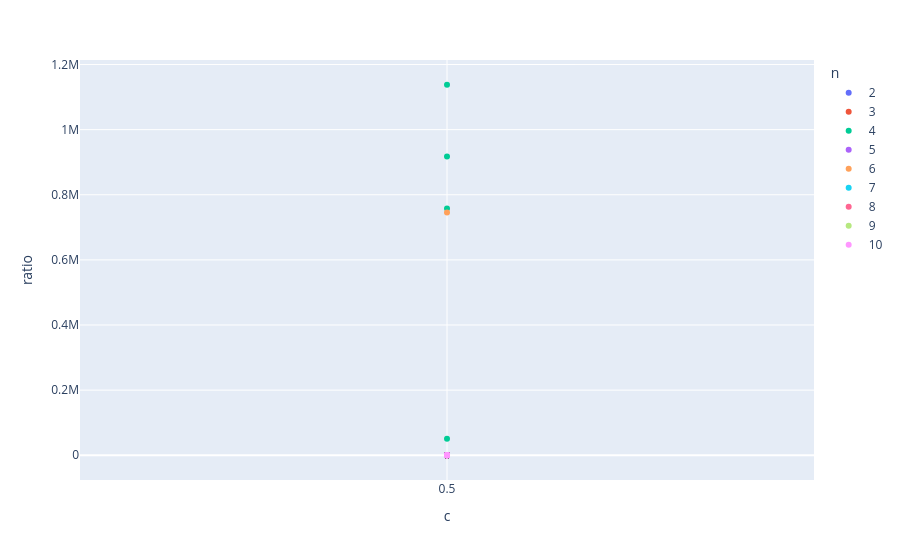

The code cell stored with this chart in its notebook:
### Code cell
px.scatter(df_im, x="c", y="ratio", color="n", hover_data=["run"])

### Figure 1 — Plotly figure (JSON) as saved in the notebook; plotly's stock layout.template omitted (floating-point values rounded to 4 significant figures)
{"data": [{"customdata": [[0], [1], [2], [3], [4], [5], [6], [7], [8], [9], [10], [11], [12], [13], [14], [15], [16], [17], [18], [19], [20], [21], [22], [23], [24], [25], [26], [27], [28], [29], [30], [31], [32], [33], [34], [35], [36], [37], [38], [39], [40], [41], [42], [43], [44], [45], [46], [47], [48], [49], [50], [51], [52], [53], [54], [55], [56], [57], [58], [59], [60], [61], [62], [63], [64], [65], [66], [67], [68], [69], [70], [71], [72], [73], [74], [75], [76], [77], [78], [79], [80], [81], [82], [83], [84], [85], [86], [87], [88], [89], [90], [91], [92], [93], [94], [95], [96], [97], [98], [99]], "hovertemplate": "n=2<br>c=%{x}<br>ratio=%{y}<br>run=%{customdata[0]}<extra></extra>", "legendgroup": "2", "marker": {"color": "#636efa", "symbol": "circle"}, "mode": "markers", "name": "2", "orientation": "v", "showlegend": true, "type": "scatter", "x": ["0.5", "0.5", "0.5", "0.5", "0.5", "0.5", "0.5", "0.5", "0.5", "0.5", "0.5", "0.5", "0.5", "0.5", "0.5", "0.5", "0.5", "0.5", "0.5", "0.5", "0.5", "0.5", "0.5", "0.5", "0.5", "0.5", "0.5", "0.5", "0.5", "0.5", "0.5", "0.5", "0.5", "0.5", "0.5", "0.5", "0.5", "0.5", "0.5", "0.5", "0.5", "0.5", "0.5", "0.5", "0.5", "0.5", "0.5", "0.5", "0.5", "0.5", "0.5", "0.5", "0.5", "0.5", "0.5", "0.5", "0.5", "0.5", "0.5", "0.5", "0.5", "0.5", "0.5", "0.5", "0.5", "0.5", "0.5", "0.5", "0.5", "0.5", "0.5", "0.5", "0.5", "0.5", "0.5", "0.5", "0.5", "0.5", "0.5", "0.5", "0.5", "0.5", "0.5", "0.5", "0.5", "0.5", "0.5", "0.5", "0.5", "0.5", "0.5", "0.5", "0.5", "0.5", "0.5", "0.5", "0.5", "0.5", "0.5", "0.5"], "xaxis": "x", "y": [1.0, 1.0, 1.0, 1.0, 1.0, 1.0, 1.0, 1.0, 1.0, 1.0, 1.0, 1.0, 1.0, 1.0, 1.0, 1.0, 1.0, 1.0, 1.0, 1.0, 1.0, 1.0, 1.0, 1.0, 1.0, 1.0, 1.0, 1.0, 1.0, 1.0, 1.0, 1.0, 1.0, 1.0, 1.0, 1.0, 1.0, 1.0, 1.0, 1.0, 1.0, 1.0, 1.0, 1.0, 1.0, 1.0, 1.0, 1.0, 1.0, 1.0, 1.0, 1.0, 1.0, 1.0, 1.0, 1.0, 1.0, 1.0, 1.0, 1.0, 1.0, 1.0, 1.0, 1.0, 1.0, 1.0, 1.0, 1.0, 1.0, 1.0, 1.0, 1.0, 1.0, 1.0, 1.0, 1.0, 1.0, 1.0, 1.0, 1.0, 1.0, 1.0, 1.0, 1.0, 1.0, 1.0, 1.0, 1.0, 1.0, 1.0, 1.0, 1.0, 1.0, 1.0, 1.0, 1.0, 1.0, 1.0, 1.0, 1.0], "yaxis": "y"}, {"customdata": [[0], [1], [2], [3], [4], [5], [6], [7], [8], [9], [10], [11], [12], [13], [14], [15], [16], [17], [18], [19], [20], [21], [22], [23], [24], [25], [26], [27], [28], [29], [30], [31], [32], [33], [34], [35], [36], [37], [38], [39], [40], [41], [42], [43], [44], [45], [46], [47], [48], [49], [50], [51], [52], [53], [54], [55], [56], [57], [58], [59], [60], [61], [62], [63], [64], [65], [66], [67], [68], [69], [70], [71], [72], [73], [74], [75], [76], [77], [78], [79], [80], [81], [82], [83], [84], [85], [86], [87], [88], [89], [90], [91], [92], [93], [94], [95], [96], [97], [98], [99]], "hovertemplate": "n=3<br>c=%{x}<br>ratio=%{y}<br>run=%{customdata[0]}<extra></extra>", "legendgroup": "3", "marker": {"color": "#EF553B", "symbol": "circle"}, "mode": "markers", "name": "3", "orientation": "v", "showlegend": true, "type": "scatter", "x": ["0.5", "0.5", "0.5", "0.5", "0.5", "0.5", "0.5", "0.5", "0.5", "0.5", "0.5", "0.5", "0.5", "0.5", "0.5", "0.5", "0.5", "0.5", "0.5", "0.5", "0.5", "0.5", "0.5", "0.5", "0.5", "0.5", "0.5", "0.5", "0.5", "0.5", "0.5", "0.5", "0.5", "0.5", "0.5", "0.5", "0.5", "0.5", "0.5", "0.5", "0.5", "0.5", "0.5", "0.5", "0.5", "0.5", "0.5", "0.5", "0.5", "0.5", "0.5", "0.5", "0.5", "0.5", "0.5", "0.5", "0.5", "0.5", "0.5", "0.5", "0.5", "0.5", "0.5", "0.5", "0.5", "0.5", "0.5", "0.5", "0.5", "0.5", "0.5", "0.5", "0.5", "0.5", "0.5", "0.5", "0.5", "0.5", "0.5", "0.5", "0.5", "0.5", "0.5", "0.5", "0.5", "0.5", "0.5", "0.5", "0.5", "0.5", "0.5", "0.5", "0.5", "0.5", "0.5", "0.5", "0.5", "0.5", "0.5", "0.5"], "xaxis": "x", "y": [1.339, 1.0, 1.0, 1.0, 1.0, 1.0, 1.0, 1.0, 1.0, 1.0, 1.0, 1.0, 1.0, 1.0, 1.0, 1.0, 1.0, 1.0, 1.0, 1.0, 1.0, 1.0, 1.0, 1.0, 1.0, 1.0, 3.287, 1.0, 1.0, 1.0, 1.0, 1.0, 1.0, 1.0, 1.0, 1.0, 1.0, 1.0, 1.0, 1.0, 1.0, 1.0, 1.0, 1.0, 1.0, 1.0, 1.0, 1.0, 1.0, 1.0, 1.0, 1.0, 1.0, 1.0, 1.0, 1.0, 1.0, 1.0, 1.0, 1.0, 1.0, 1.0, 1.0, 1.0, 1.0, 1.0, 1.0, 2.182, 1.0, 1.0, 1.0, 1.0, 18.65, 1.0, 1.0, 1.0, 1.0, 1.0, 1.0, 1.0, 1.0, 1.0, 1.0, 2.743, 1.0, 1.0, 1.0, 1.0, 1.0, 1.0, 1.0, 1.0, 1.0, 1.0, 1.0, 1.0, 1.0, 1.0, 1.0, 1.0], "yaxis": "y"}, {"customdata": [[0], [1], [2], [3], [4], [5], [6], [7], [8], [9], [10], [11], [12], [13], [14], [15], [16], [17], [18], [19], [20], [21], [22], [23], [24], [25], [26], [27], [28], [29], [30], [31], [32], [33], [34], [35], [36], [37], [38], [39], [40], [41], [42], [43], [44], [45], [46], [47], [48], [49], [50], [51], [52], [53], [54], [55], [56], [57], [58], [59], [60], [61], [62], [63], [64], [65], [66], [67], [68], [69], [70], [71], [72], [73], [74], [75], [76], [77], [78], [79], [80], [81], [82], [83], [84], [85], [86], [87], [88], [89], [90], [91], [92], [93], [94], [95], [96], [97], [98], [99]], "hovertemplate": "n=4<br>c=%{x}<br>ratio=%{y}<br>run=%{customdata[0]}<extra></extra>", "legendgroup": "4", "marker": {"color": "#00cc96", "symbol": "circle"}, "mode": "markers", "name": "4", "orientation": "v", "showlegend": true, "type": "scatter", "x": ["0.5", "0.5", "0.5", "0.5", "0.5", "0.5", "0.5", "0.5", "0.5", "0.5", "0.5", "0.5", "0.5", "0.5", "0.5", "0.5", "0.5", "0.5", "0.5", "0.5", "0.5", "0.5", "0.5", "0.5", "0.5", "0.5", "0.5", "0.5", "0.5", "0.5", "0.5", "0.5", "0.5", "0.5", "0.5", "0.5", "0.5", "0.5", "0.5", "0.5", "0.5", "0.5", "0.5", "0.5", "0.5", "0.5", "0.5", "0.5", "0.5", "0.5", "0.5", "0.5", "0.5", "0.5", "0.5", "0.5", "0.5", "0.5", "0.5", "0.5", "0.5", "0.5", "0.5", "0.5", "0.5", "0.5", "0.5", "0.5", "0.5", "0.5", "0.5", "0.5", "0.5", "0.5", "0.5", "0.5", "0.5", "0.5", "0.5", "0.5", "0.5", "0.5", "0.5", "0.5", "0.5", "0.5", "0.5", "0.5", "0.5", "0.5", "0.5", "0.5", "0.5", "0.5", "0.5", "0.5", "0.5", "0.5", "0.5", "0.5"], "xaxis": "x", "y": [1.0, 1.0, 1.0, 1.0, 2.7, 1.0, 1.0, 1.0, 1.0, 1.0, 1.0, 1.0, 1.0, 1.0, 1.0, 1.374, 1.332, 917700.0, 50390.0, 1.702, 1.0, 1.0, 1.0, 1.0, 757700.0, 1.0, 1.0, 1.0, 1.288, 1.0, 1.0, 1.066, 1.0, 1.0, 1.0, 1.0, 1.0, 1.0, 1.0, 1.0, 1.0, 2.107, 1.0, 1.564, 1.0, 1.0, 26.98, 1.0, 1.0, 1.0, 1.0, 1.0, 1.0, 1.254, 1.0, 1.0, 1.0, 1.0, 1.0, 1.0, 1.034, 1.0, 1.0, 2.651, 2.289, 1.0, 1.0, 1.0, 1.0, 1.0, 1.054, 1.0, 1.0, 1.0, 1.0, 1.0, 1.0, 1.0, 1.077, 1.0, 1.28, 1.0, 1.0, 1.0, 1.0, 1138000.0, 1.0, 1.0, 1.0, 1.0, 1.0, 1.0, 1.095, 1.0, 1.0, 1.0, 1.0, 1.0, 1.178, 1.136], "yaxis": "y"}, {"customdata": [[0], [1], [2], [3], [4], [5], [6], [7], [8], [9], [10], [11], [12], [13], [14], [15], [16], [17], [18], [19], [20], [21], [22], [23], [24], [25], [26], [27], [28], [29], [30], [31], [32], [33], [34], [35], [36], [37], [38], [39], [40], [41], [42], [43], [44], [45], [46], [47], [48], [49], [50], [51], [52], [53], [54], [55], [56], [57], [58], [59], [60], [61], [62], [63], [64], [65], [66], [67], [68], [69], [70], [71], [72], [73], [74], [75], [76], [77], [78], [79], [80], [81], [82], [83], [84], [85], [86], [87], [88], [89], [90], [91], [92], [93], [94], [95], [96], [97], [98], [99]], "hovertemplate": "n=5<br>c=%{x}<br>ratio=%{y}<br>run=%{customdata[0]}<extra></extra>", "legendgroup": "5", "marker": {"color": "#ab63fa", "symbol": "circle"}, "mode": "markers", "name": "5", "orientation": "v", "showlegend": true, "type": "scatter", "x": ["0.5", "0.5", "0.5", "0.5", "0.5", "0.5", "0.5", "0.5", "0.5", "0.5", "0.5", "0.5", "0.5", "0.5", "0.5", "0.5", "0.5", "0.5", "0.5", "0.5", "0.5", "0.5", "0.5", "0.5", "0.5", "0.5", "0.5", "0.5", "0.5", "0.5", "0.5", "0.5", "0.5", "0.5", "0.5", "0.5", "0.5", "0.5", "0.5", "0.5", "0.5", "0.5", "0.5", "0.5", "0.5", "0.5", "0.5", "0.5", "0.5", "0.5", "0.5", "0.5", "0.5", "0.5", "0.5", "0.5", "0.5", "0.5", "0.5", "0.5", "0.5", "0.5", "0.5", "0.5", "0.5", "0.5", "0.5", "0.5", "0.5", "0.5", "0.5", "0.5", "0.5", "0.5", "0.5", "0.5", "0.5", "0.5", "0.5", "0.5", "0.5", "0.5", "0.5", "0.5", "0.5", "0.5", "0.5", "0.5", "0.5", "0.5", "0.5", "0.5", "0.5", "0.5", "0.5", "0.5", "0.5", "0.5", "0.5", "0.5"], "xaxis": "x", "y": [1.0, 1.0, 1.21, 1.0, 1.0, 1.0, 2.293, 1.0, 1.0, 1.0, 1.0, 1.602, 2.83, 1.0, 2.396, 1.13, 1.0, 1.0, 1.0, 1.0, 1.0, 1.0, 1.0, 1.0, 3.078, 1.132, 1.0, 1.0, 1.0, 1.0, 1.0, 1.0, 1.0, 1.0, 1.0, 1.0, 1.0, 1.0, 1.0, 1.112, 1.072, 2.114, 1.0, 1.1, 1.0, 1.509, 1.0, 1.0, 1.0, 1.0, 1.0, 1.0, 1.117, 1.0, 1.0, 1.0, 1.0, 1.422, 1.0, 1.0, 1.753, 1.0, 3.105, 1.0, 1.277, 1.0, 1.0, 1.0, 1.0, 1.0, 1.585, 1.245, 1.0, 1.945, 1.0, 1.137, 1.0, 1.0, 1.0, 1.0, 1.0, 1.0, 1.0, 1.377, 1.0, 1.0, 1.0, 1.137, 1.0, 9.384, 1.0, 1.0, 1.0, 1.0, 1.0, 1.0, 1.0, 2.075, 1.0, 1.0], "yaxis": "y"}, {"customdata": [[0], [1], [2], [3], [4], [5], [6], [7], [8], [9], [10], [11], [12], [13], [14], [15], [16], [17], [18], [19], [20], [21], [22], [23], [24], [25], [26], [27], [28], [29], [30], [31], [32], [33], [34], [35], [36], [37], [38], [39], [40], [41], [42], [43], [44], [45], [46], [47], [48], [49], [50], [51], [52], [53], [54], [55], [56], [57], [58], [59], [60], [61], [62], [63], [64], [65], [66], [67], [68], [69], [70], [71], [72], [73], [74], [75], [76], [77], [78], [79], [80], [81], [82], [83], [84], [85], [86], [87], [88], [89], [90], [91], [92], [93], [94], [95], [96], [97], [98], [99]], "hovertemplate": "n=6<br>c=%{x}<br>ratio=%{y}<br>run=%{customdata[0]}<extra></extra>", "legendgroup": "6", "marker": {"color": "#FFA15A", "symbol": "circle"}, "mode": "markers", "name": "6", "orientation": "v", "showlegend": true, "type": "scatter", "x": ["0.5", "0.5", "0.5", "0.5", "0.5", "0.5", "0.5", "0.5", "0.5", "0.5", "0.5", "0.5", "0.5", "0.5", "0.5", "0.5", "0.5", "0.5", "0.5", "0.5", "0.5", "0.5", "0.5", "0.5", "0.5", "0.5", "0.5", "0.5", "0.5", "0.5", "0.5", "0.5", "0.5", "0.5", "0.5", "0.5", "0.5", "0.5", "0.5", "0.5", "0.5", "0.5", "0.5", "0.5", "0.5", "0.5", "0.5", "0.5", "0.5", "0.5", "0.5", "0.5", "0.5", "0.5", "0.5", "0.5", "0.5", "0.5", "0.5", "0.5", "0.5", "0.5", "0.5", "0.5", "0.5", "0.5", "0.5", "0.5", "0.5", "0.5", "0.5", "0.5", "0.5", "0.5", "0.5", "0.5", "0.5", "0.5", "0.5", "0.5", "0.5", "0.5", "0.5", "0.5", "0.5", "0.5", "0.5", "0.5", "0.5", "0.5", "0.5", "0.5", "0.5", "0.5", "0.5", "0.5", "0.5", "0.5", "0.5", "0.5"], "xaxis": "x", "y": [1.0, 1.195, 1.549, 1.05, 1.092, 1.0, 2.175, 1.0, 1.0, 1.0, 1.0, 1.294, 1.208, 1.284, 1.0, 1.0, 1.0, 1.0, 1.0, 1.302, 1.0, 1.0, 1.0, 1.0, 1.0, 1.264, 1.423, 1.513, 1.0, 1.0, 1.0, 745700.0, 1.0, 1.264, 1.0, 1.037, 1.0, 1.0, 6.67, 1.0, 1.0, 1.0, 1.0, 1.0, 1.659, 1.25, 1.2, 1.0, 1.0, 1.0, 1.0, 1.0, 1.345, 2.334, 1.0, 1.073, 1.0, 1.125, 4.091, 1.0, 1.151, 1.0, 1.0, 1.0, 1.064, 1.0, 1.021, 1.247, 1.58, 1.002, 1.0, 2.178, 1.0, 1.0, 1.0, 1.0, 1.0, 1.0, 1.283, 1.0, 1.0, 1.036, 1.0, 1.0, 1.765, 1.0, 1.0, 1.164, 1.0, 1.0, 1.0, 1.0, 1.0, 1.0, 1.0, 1.0, 1.0, 1.0, 5.328, 1.0], "yaxis": "y"}, {"customdata": [[0], [1], [2], [3], [4], [5], [6], [7], [8], [9], [10], [11], [12], [13], [14], [15], [16], [17], [18], [19], [20], [21], [22], [23], [24], [25], [26], [27], [28], [29], [30], [31], [32], [33], [34], [35], [36], [37], [38], [39], [40], [41], [42], [43], [44], [45], [46], [47], [48], [49], [50], [51], [52], [53], [54], [55], [56], [57], [58], [59], [60], [61], [62], [63], [64], [65], [66], [67], [68], [69], [70], [71], [72], [73], [74], [75], [76], [77], [78], [79], [80], [81], [82], [83], [84], [85], [86], [87], [88], [89], [90], [91], [92], [93], [94], [95], [96], [97], [98], [99]], "hovertemplate": "n=7<br>c=%{x}<br>ratio=%{y}<br>run=%{customdata[0]}<extra></extra>", "legendgroup": "7", "marker": {"color": "#19d3f3", "symbol": "circle"}, "mode": "markers", "name": "7", "orientation": "v", "showlegend": true, "type": "scatter", "x": ["0.5", "0.5", "0.5", "0.5", "0.5", "0.5", "0.5", "0.5", "0.5", "0.5", "0.5", "0.5", "0.5", "0.5", "0.5", "0.5", "0.5", "0.5", "0.5", "0.5", "0.5", "0.5", "0.5", "0.5", "0.5", "0.5", "0.5", "0.5", "0.5", "0.5", "0.5", "0.5", "0.5", "0.5", "0.5", "0.5", "0.5", "0.5", "0.5", "0.5", "0.5", "0.5", "0.5", "0.5", "0.5", "0.5", "0.5", "0.5", "0.5", "0.5", "0.5", "0.5", "0.5", "0.5", "0.5", "0.5", "0.5", "0.5", "0.5", "0.5", "0.5", "0.5", "0.5", "0.5", "0.5", "0.5", "0.5", "0.5", "0.5", "0.5", "0.5", "0.5", "0.5", "0.5", "0.5", "0.5", "0.5", "0.5", "0.5", "0.5", "0.5", "0.5", "0.5", "0.5", "0.5", "0.5", "0.5", "0.5", "0.5", "0.5", "0.5", "0.5", "0.5", "0.5", "0.5", "0.5", "0.5", "0.5", "0.5", "0.5"], "xaxis": "x", "y": [1.0, 1.001, 1.0, 1.107, 1.0, 1.259, 1.0, 1.638, 3.201, 1.232, 1.176, 1.149, 1.202, 1.0, 1.0, 1.05, 1.0, 1.0, 1.0, 1.0, 1.081, 1.0, 1.164, 1.0, 1.0, 1.0, 1.0, 1.0, 1.0, 1.053, 1.0, 1.0, 1.217, 1.0, 1.0, 1.0, 1.353, 1.214, 1.148, 1.398, 1.0, 1.105, 1.619, 1.0, 2.311, 1.241, 1.075, 1.0, 1.169, 1.0, 1.033, 1.0, 1.0, 1.0, 1.261, 1.134, 1.0, 1.0, 1.0, 1.0, 1.0, 1.139, 1.0, 1.254, 1.0, 1.039, 1.0, 1.0, 1.092, 1.063, 1.182, 1.241, 1.076, 1.0, 1.018, 1.0, 1.019, 1.0, 1.085, 1.332, 1.0, 1.589, 1.0, 1.622, 1.793, 1.095, 1.203, 1.226, 1.121, 1.081, 1.144, 1.0, 1.268, 1.439, 1.0, 1.0, 1.0, 1.0, 1.903, 1.094], "yaxis": "y"}, {"customdata": [[0], [1], [2], [3], [4], [5], [6], [7], [8], [9], [10], [11], [12], [13], [14], [15], [16], [17], [18], [19], [20], [21], [22], [23], [24], [25], [26], [27], [28], [29], [30], [31], [32], [33], [34], [35], [36], [37], [38], [39], [40], [41], [42], [43], [44], [45], [46], [47], [48], [49], [50], [51], [52], [53], [54], [55], [56], [57], [58], [59], [60], [61], [62], [63], [64], [65], [66], [67], [68], [69], [70], [71], [72], [73], [74], [75], [76], [77], [78], [79], [80], [81], [82], [83], [84], [85], [86], [87], [88], [89], [90], [91], [92], [93], [94], [95], [96], [97], [98], [99]], "hovertemplate": "n=8<br>c=%{x}<br>ratio=%{y}<br>run=%{customdata[0]}<extra></extra>", "legendgroup": "8", "marker": {"color": "#FF6692", "symbol": "circle"}, "mode": "markers", "name": "8", "orientation": "v", "showlegend": true, "type": "scatter", "x": ["0.5", "0.5", "0.5", "0.5", "0.5", "0.5", "0.5", "0.5", "0.5", "0.5", "0.5", "0.5", "0.5", "0.5", "0.5", "0.5", "0.5", "0.5", "0.5", "0.5", "0.5", "0.5", "0.5", "0.5", "0.5", "0.5", "0.5", "0.5", "0.5", "0.5", "0.5", "0.5", "0.5", "0.5", "0.5", "0.5", "0.5", "0.5", "0.5", "0.5", "0.5", "0.5", "0.5", "0.5", "0.5", "0.5", "0.5", "0.5", "0.5", "0.5", "0.5", "0.5", "0.5", "0.5", "0.5", "0.5", "0.5", "0.5", "0.5", "0.5", "0.5", "0.5", "0.5", "0.5", "0.5", "0.5", "0.5", "0.5", "0.5", "0.5", "0.5", "0.5", "0.5", "0.5", "0.5", "0.5", "0.5", "0.5", "0.5", "0.5", "0.5", "0.5", "0.5", "0.5", "0.5", "0.5", "0.5", "0.5", "0.5", "0.5", "0.5", "0.5", "0.5", "0.5", "0.5", "0.5", "0.5", "0.5", "0.5", "0.5"], "xaxis": "x", "y": [1.0, 1.238, 1.044, 1.242, 1.266, 1.0, 1.207, 1.0, 1.011, 1.0, 1.0, 1.0, 1.0, 1.0, 1.0, 1.0, 1.114, 1.03, 1.0, 1.0, 1.0, 1.0, 1.012, 1.18, 1.311, 1.0, 1.021, 1.0, 1.0, 1.0, 1.03, 1.0, 1.258, 1.0, 1.0, 1.045, 1.362, 3.426, 1.081, 1.088, 1.156, 1.101, 1.0, 1.038, 2.458, 1.0, 1.517, 1.459, 1.0, 1.0, 1.0, 1.0, 1.0, 1.0, 1.0, 1.366, 1.0, 1.0, 1.0, 1.0, 1.0, 1.0, 1.0, 1.0, 1.0, 1.006, 1.142, 1.0, 1.948, 1.651, 1.0, 1.312, 1.24, 1.345, 1.0, 1.098, 1.0, 1.109, 1.0, 1.0, 1.439, 1.0, 1.211, 1.0, 1.112, 1.113, 1.0, 1.0, 1.016, 1.064, 1.069, 1.535, 1.134, 1.049, 1.493, 1.233, 1.0, 1.213, 1.518, 1.0], "yaxis": "y"}, {"customdata": [[0], [1], [2], [3], [4], [5], [6], [7], [8], [9], [10], [11], [12], [13], [14], [15], [16], [17], [18], [19], [20], [21], [22], [23], [24], [25], [26], [27], [28], [29], [30], [31], [32], [33], [34], [35], [36], [37], [38], [39], [40], [41], [42], [43], [44], [45], [46], [47], [48], [49], [50], [51], [52], [53], [54], [55], [56], [57], [58], [59], [60], [61], [62], [63], [64], [65], [66], [67], [68], [69], [70], [71], [72], [73], [74], [75], [76], [77], [78], [79], [80], [81], [82], [83], [84], [85], [86], [87], [88], [89], [90], [91], [92], [93], [94], [95], [96], [97], [98], [99]], "hovertemplate": "n=9<br>c=%{x}<br>ratio=%{y}<br>run=%{customdata[0]}<extra></extra>", "legendgroup": "9", "marker": {"color": "#B6E880", "symbol": "circle"}, "mode": "markers", "name": "9", "orientation": "v", "showlegend": true, "type": "scatter", "x": ["0.5", "0.5", "0.5", "0.5", "0.5", "0.5", "0.5", "0.5", "0.5", "0.5", "0.5", "0.5", "0.5", "0.5", "0.5", "0.5", "0.5", "0.5", "0.5", "0.5", "0.5", "0.5", "0.5", "0.5", "0.5", "0.5", "0.5", "0.5", "0.5", "0.5", "0.5", "0.5", "0.5", "0.5", "0.5", "0.5", "0.5", "0.5", "0.5", "0.5", "0.5", "0.5", "0.5", "0.5", "0.5", "0.5", "0.5", "0.5", "0.5", "0.5", "0.5", "0.5", "0.5", "0.5", "0.5", "0.5", "0.5", "0.5", "0.5", "0.5", "0.5", "0.5", "0.5", "0.5", "0.5", "0.5", "0.5", "0.5", "0.5", "0.5", "0.5", "0.5", "0.5", "0.5", "0.5", "0.5", "0.5", "0.5", "0.5", "0.5", "0.5", "0.5", "0.5", "0.5", "0.5", "0.5", "0.5", "0.5", "0.5", "0.5", "0.5", "0.5", "0.5", "0.5", "0.5", "0.5", "0.5", "0.5", "0.5", "0.5"], "xaxis": "x", "y": [1.263, 1.001, 1.187, 1.0, 1.659, 1.0, 1.186, 1.0, 1.0, 1.204, 1.039, 1.12, 1.0, 1.061, 1.523, 1.0, 1.0, 1.0, 1.103, 1.0, 1.0, 1.0, 1.0, 1.0, 1.076, 1.471, 1.006, 1.0, 1.356, 1.0, 1.135, 1.0, 1.0, 1.0, 1.352, 1.0, 1.22, 1.0, 1.0, 1.002, 1.042, 1.0, 1.0, 1.789, 1.0, 1.114, 1.0, 1.016, 1.068, 1.009, 1.052, 1.308, 1.0, 1.188, 1.001, 1.156, 1.13, 1.133, 1.084, 1.005, 1.0, 1.0, 1.172, 1.193, 1.072, 1.199, 1.076, 1.0, 1.0, 1.0, 1.042, 1.0, 1.69, 1.078, 1.335, 1.213, 1.0, 1.0, 1.132, 1.145, 1.152, 1.0, 1.0, 1.06, 1.154, 1.234, 1.0, 1.129, 1.061, 1.0, 1.217, 1.132, 1.137, 1.057, 1.0, 1.027, 1.0, 1.0, 1.0, 1.0], "yaxis": "y"}, {"customdata": [[0], [1], [2], [3], [4], [5], [6], [7], [8], [9], [10], [11], [12], [13], [14], [15], [16], [17], [18], [19], [20], [21], [22], [23], [24], [25], [26], [27], [28], [29], [30], [31], [32], [33], [34], [35], [36], [37], [38], [39], [40], [41], [42], [43], [44], [45], [46], [47], [48], [49], [50], [51], [52], [53], [54], [55], [56], [57], [58], [59], [60], [61], [62], [63], [64], [65], [66], [67], [68], [69], [70], [71], [72], [73], [74], [75], [76], [77], [78], [79], [80], [81], [82], [83], [84], [85], [86], [87], [88], [89], [90], [91], [92], [93], [94], [95], [96], [97], [98], [99]], "hovertemplate": "n=10<br>c=%{x}<br>ratio=%{y}<br>run=%{customdata[0]}<extra></extra>", "legendgroup": "10", "marker": {"color": "#FF97FF", "symbol": "circle"}, "mode": "markers", "name": "10", "orientation": "v", "showlegend": true, "type": "scatter", "x": ["0.5", "0.5", "0.5", "0.5", "0.5", "0.5", "0.5", "0.5", "0.5", "0.5", "0.5", "0.5", "0.5", "0.5", "0.5", "0.5", "0.5", "0.5", "0.5", "0.5", "0.5", "0.5", "0.5", "0.5", "0.5", "0.5", "0.5", "0.5", "0.5", "0.5", "0.5", "0.5", "0.5", "0.5", "0.5", "0.5", "0.5", "0.5", "0.5", "0.5", "0.5", "0.5", "0.5", "0.5", "0.5", "0.5", "0.5", "0.5", "0.5", "0.5", "0.5", "0.5", "0.5", "0.5", "0.5", "0.5", "0.5", "0.5", "0.5", "0.5", "0.5", "0.5", "0.5", "0.5", "0.5", "0.5", "0.5", "0.5", "0.5", "0.5", "0.5", "0.5", "0.5", "0.5", "0.5", "0.5", "0.5", "0.5", "0.5", "0.5", "0.5", "0.5", "0.5", "0.5", "0.5", "0.5", "0.5", "0.5", "0.5", "0.5", "0.5", "0.5", "0.5", "0.5", "0.5", "0.5", "0.5", "0.5", "0.5", "0.5"], "xaxis": "x", "y": [1.0, 1.429, 1.025, 1.129, 1.058, 1.0, 1.0, 1.0, 1.0, 1.0, 1.187, 1.0, 1.042, 1.475, 1.144, 1.287, 1.0, 1.0, 1.033, 1.017, 1.029, 1.045, 1.0, 1.0, 1.155, 1.009, 1.114, 1.382, 1.004, 1.166, 1.0, 1.0, 1.0, 1.001, 1.273, 1.0, 1.0, 1.098, 1.293, 1.178, 1.194, 1.116, 1.077, 1.0, 1.016, 1.119, 1.188, 1.024, 1.284, 1.0, 1.0, 1.178, 1.014, 1.09, 1.013, 1.037, 1.061, 1.284, 1.0, 1.093, 1.047, 1.107, 1.0, 1.188, 1.33, 1.0, 1.051, 1.125, 1.148, 1.0, 1.384, 1.099, 1.228, 1.079, 1.208, 1.049, 1.097, 1.0, 1.0, 1.094, 1.0, 1.0, 1.006, 1.0, 1.068, 1.0, 1.126, 1.326, 1.442, 1.084, 1.0, 1.265, 1.087, 1.033, 1.513, 1.0, 1.0, 1.0, 1.339, 1.005], "yaxis": "y"}], "layout": {"legend": {"title": {"text": "n"}, "tracegroupgap": 0}, "margin": {"t": 60}, "xaxis": {"anchor": "y", "domain": [0, 1], "title": {"text": "c"}}, "yaxis": {"anchor": "x", "domain": [0, 1], "title": {"text": "ratio"}}}}
